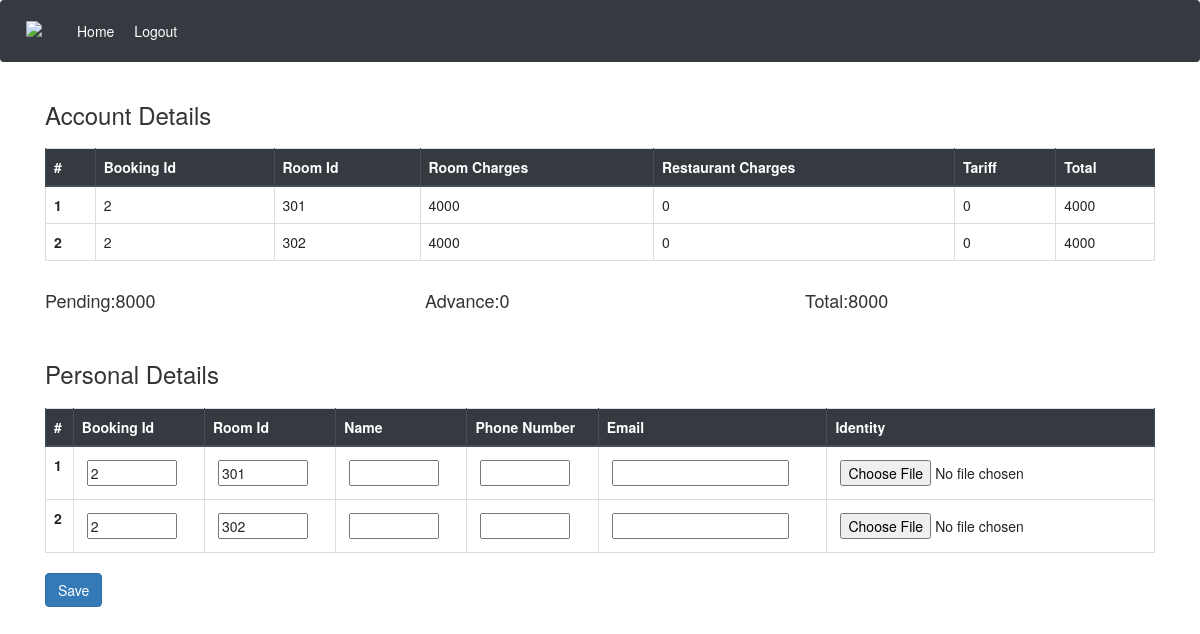
The app's page /details/2/ (signed in) with its own data.
### first_app/models.py (models this page shows)
class Accounts(models.Model):
	Booking_Id=models.IntegerField(default=0)
	Room_Id=models.IntegerField(default=0)
	Room_charges=models.IntegerField(default=0)
	Restaurant_charges=models.IntegerField(default=0)
	Tariff_charges=models.IntegerField(default=0)

class Room_Details(models.Model):
	CATEGORY=(('Economy','Economy'),('Deluxe','Deluxe'),('SuperDeluxe','SuperDeluxe'),('Suite','Suite'))
	VALUES=((1500,1500),(3000,3000),(4000,4000),(5000,5000))
	Room_Id=models.IntegerField(primary_key=True)
	Type=models.CharField(choices=CATEGORY,max_length=30)
	Price=models.IntegerField(choices=VALUES)

### first_app/decorators.py (the view)
		def wrapper_func(request,*args,**kwargs):
			username=request.user.username
			user=User.objects.get(username=username)
			print(user)
			userr=Userr.objects.get(user=user)
			print(userr)
			status=userr.status
			print(status)
			if status in allowed:
				return view_func(request,*args,**kwargs)
			else:
				return HttpResponse("You are not authorized to view this page")

### first_app/forms.py
class GuestForm(ModelForm):
	class Meta:
		model=Personal
		fields=['Booking_Id','Room_Id','Name','Email','PhoneNumber','identity']

### templates/first_app/guest_details.html (shortened to what this page needs)
<!DOCTYPE html>
{% load staticfiles %}
<html>
<head>
  <link rel="stylesheet" href="https://stackpath.bootstrapcdn.com/bootstrap/4.3.1/css/bootstrap.min.css">
   <link rel="stylesheet" type="text/css" href="{% static 'first_app\fontawesome-free-5.11.2-web\css\all.css' %}">
<link rel="stylesheet" type="text/css" href="{% static 'first_app\bootstrap\css\bootstrap.css' %}" >
  <link rel="stylesheet" href="https://maxcdn.bootstrapcdn.com/bootstrap/3.4.1/css/bootstrap.min.css">
  <link rel="stylesheet" href="//code.jquery.com/ui/1.12.1/themes/base/jquery-ui.css">
</head>
<body>
  <nav class="navbar navbar-expand-lg navbar-dark bg-dark" >
  <a class="navbar-brand" href="#"><img style="height: 30px" src="{% static 'first_app/images/nuno.png' %}"></a>
        <a class="nav-link" href="{% url 'reception' %}" style=" text-align: right;"><span style="color: white;">Home </span><span class="sr-only">(current)</span></a>
        <a class="nav-link" href="{% url 'logout' %}" style=" text-align: right;"><span style="color: white;">Logout <span class="sr-only">(current)</span></a>
  </nav>
  <div class="container">
     <h3 style="margin-top: 20px;">Account Details</h3>
  <table class="table table-bordered">
  <thead class="thead-dark">
    <tr>
      <th scope="col">#</th>
      <th scope="col">Booking Id</th>
      <th scope="col">Room Id</th>
      <th scope="col">Room Charges</th>
      <th scope="col">Restaurant Charges</th>
      <th scope="col">Tariff</th>
      <th scope="col">Total</th>
    </tr>
  </thead>
  <tbody>
    {% for d,t in accounts %}
    <tr>
      <th scope="row">{{forloop.counter}}</th>
      <td>{{d.Booking_Id}}</td>
      <td>{{d.Room_Id}}</td>
      <td>{{d.Room_charges}}</td>
      <td>{{d.Restaurant_charges}}</td>
      <td>{{d.Tariff_charges}}</td>
      <td>{{t}}</td>
    </tr>
    {% endfor %}
      </tbody>
</table>
<div class="row">
  <div class="col-lg-4"><h4>Pending:{{pending}}</h4></div>
  <div class="col-lg-4"><h4>Advance:{{advance}}</h4></div>
  <div class="col-lg-4"><h4>Total:{{overall}}</h4></div>
</div>
    <h3 style="margin-top: 40px;">Personal Details</h3>
  {% if details %}
  <table class="table table-bordered">
  <thead class="thead-dark">
    <tr>
      <th scope="col">#</th>
      <th scope="col">Booking Id</th>
      <th scope="col">Room Id</th>
      <th scope="col">Name</th>
      <th scope="col">Phone Number</th>
      <th scope="col">Email</th>
      <th scope="col">Identity</th>
    </tr>
  </thead>
  <tbody>
    {% for d in details %}
    <tr>
      <th scope="row">{{forloop.counter}}</th>
      <td>{{d.Booking_Id}}</td>
      <td>{{d.Room_Id}}</td>
      <td>{{d.Name}}</td>
      <td>{{d.PhoneNumber}}</td>
      <td>{{d.Email}}</td>
      <td><img style="height: 220px; width: 350px" src="{{ d.identity.url }}"></td>
    </tr>
    {% endfor %}
      </tbody>
</table>
  {% else %}
   <form id="my_form" class="m_form" enctype="multipart/form-data" method="POST">
  <table class="table table-bordered">
  <thead class="thead-dark">
    <tr>
      <th scope="col">#</th>
      <th scope="col">Booking Id</th>
      <th scope="col">Room Id</th>
      <th scope="col">Name</th>
      <th scope="col">Phone Number</th>
      <th scope="col">Email</th>
      <th scope="col">Identity</th>
    </tr>
  </thead>
  <tbody>
    {% for d in rooms.all %}
    <tr>
      <th scope="row">{{forloop.counter}}</th>
      <td></td>
      <td></td>
      <td></td>
      <td></td>
      <td></td>
      <td></td>
    </tr>
    {% endfor %}
      </tbody>
</table>
<button type="submit" class="btn btn-primary">Save</button>
        </form>
    </div>
{% endif %}
</body>
</html>

### templates/first_app/guest_details.html (style rules this page uses)
table { margin-top: 20px; }

### records on screen
Accounts: Booking_Id "2", Room_Id "301", Room_charges "4000", Restaurant_charges "0", Tariff_charges "0"
Accounts: Booking_Id "2", Room_Id "302", Room_charges "4000", Restaurant_charges "0", Tariff_charges "0"

### other values on screen
{{ pending }} "8000"
{{ advance }} "0"
{{ overall }} "8000"
